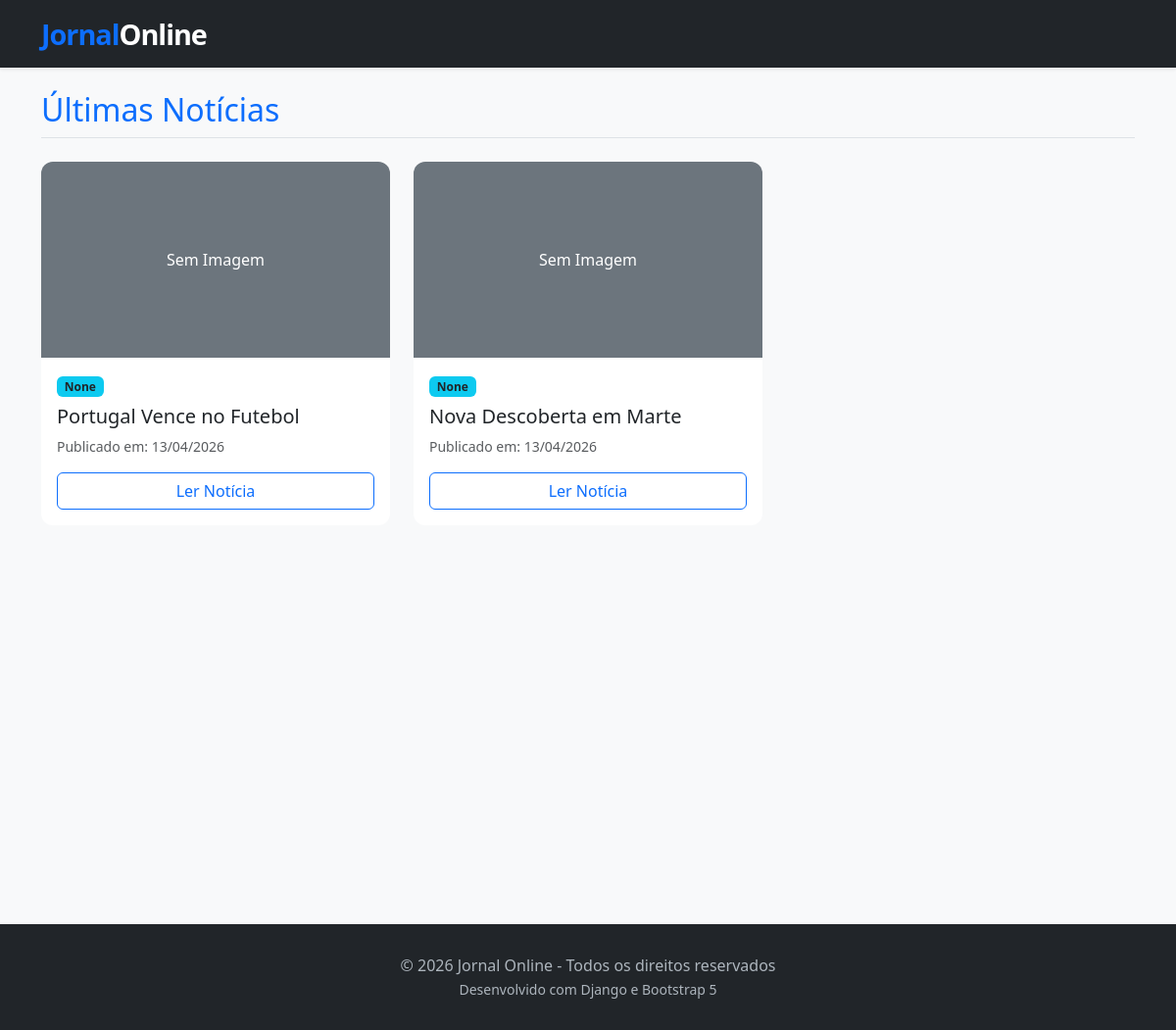
/, run on an earlier commit of the app's database.
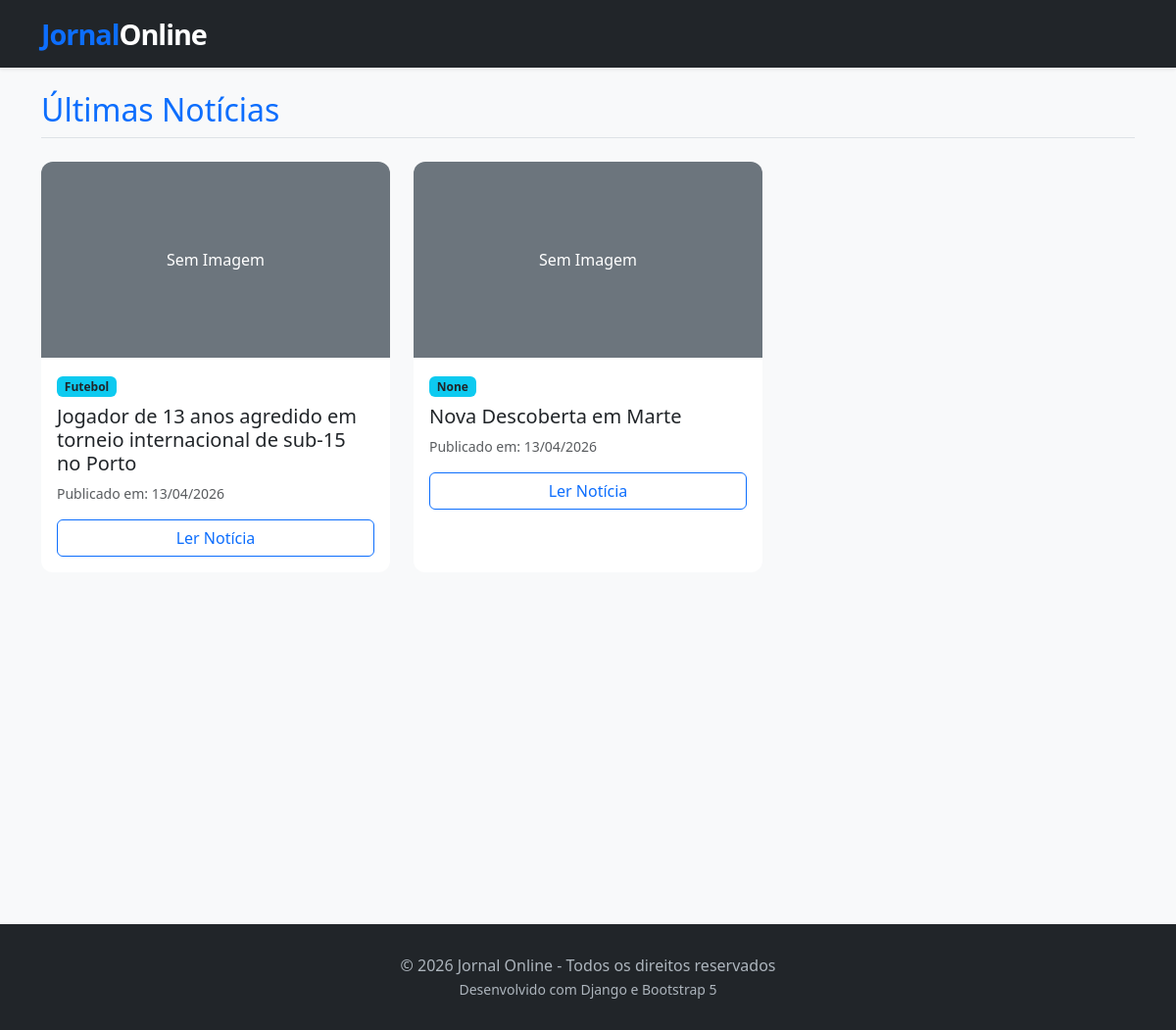
And on a later commit of the database.
### jornal/models.py (models this page shows, shortened)
class Artigo(models.Model):
    titulo = models.CharField(max_length=200)
    categoria = models.ForeignKey(Categoria, on_delete=models.SET_NULL, null=True, blank=True)
    corpo = models.TextField()
    data_publicacao = models.DateTimeField(auto_now_add=True)
    visualizacoes = models.PositiveIntegerField(default=0)
    imagem = models.ImageField(upload_to='noticias/', null=True, blank=True)

class Categoria(models.Model):
    nome = models.CharField(max_length=100)
    def __str__(self):
        return self.nome

### jornal/views.py (the view)
# urls.py: path('', views.lista_artigos, name='lista_artigos'),
def lista_artigos(request):
    artigos = Artigo.objects.all().order_by('-data_publicacao')
    return render(request, 'jornal/lista_artigos.html', {'artigos': artigos})

### jornal/templates/jornal/lista_artigos.html
{% extends 'jornal/base.html' %}
{% block content %}
    <h2 class="mb-4 text-primary border-bottom pb-2">Últimas Notícias</h2>
    <div class="row">
        {% for artigo in artigos %}
            <div class="col-md-4 mb-4">
                <div class="card h-100">
                    {% if artigo.imagem %}
                        <img src="{{ artigo.imagem.url }}" class="card-img-top" alt="{{ artigo.titulo }}" style="height: 200px; object-fit: cover;">
                    {% else %}
                        <div class="bg-secondary text-white d-flex align-items-center justify-content-center" style="height: 200px;">
                            <span>Sem Imagem</span>
                        </div>
                    {% endif %}
                    <div class="card-body">
                        <span class="badge bg-info text-dark mb-2">{{ artigo.categoria }}</span>
                        <h5 class="card-title">{{ artigo.titulo }}</h5>
                        <p class="card-text text-muted small">
                            Publicado em: {{ artigo.data_publicacao|date:"d/m/Y" }}
                        </p>
                        <a href="{% url 'detalhe_artigo' artigo.id %}" class="btn btn-outline-primary w-100">Ler Notícia</a>
                    </div>
                </div>
            </div>
        {% empty %}
            <div class="col-12 text-center py-5">
                <h3>Ainda não há notícias publicadas.</h3>
            </div>
        {% endfor %}
    </div>
{% endblock %}

What changed in the data, as far as the page shows it:
changed Artigo: categoria "None" → "Futebol"; titulo "Portugal Vence no Futebol" → "Jogador de 13 anos agredido em torneio internacional de sub-15 no Porto"
